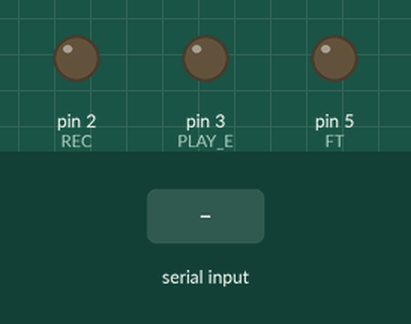
Recording of a sketch running on a simulated Arduino Uno, built with avr-gcc and run on an emulated ATmega328P. Shown: output pins drawn as LEDs (lit = HIGH). The inputs (shaded band) are chosen by the test bench. What the sketch prints to the serial monitor is not drawn.

Above: at 1.2 s.
1.3 s: "p" received over Serial
At 1.51 s:
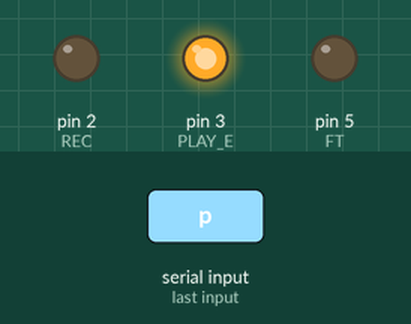
Timing chart, 0 to 4.3 s (numbered marks = the images above; inputs shaded):
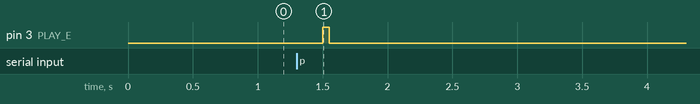

The sketch:

initial_testing_code.ino
```cpp
#define PLAY_E 3 // pin 3 is used for playback-edge trigger
#define REC 2 // pin 2 is used for recording
#define FT 5 // pin 5 is used for feed through
// and will NOT record
#define recordTime 5000 // recording time 5 seconds can be extended upto 10 seconds
#define playTime 8000 // playback time 8 seconds

void setup()
{
 pinMode(PLAY_E,OUTPUT);// set the PLAY_e pin as output
 pinMode(REC,OUTPUT);// set the REC pin as output
 pinMode(FT,OUTPUT);// set the FT pin as output
 Serial.begin(9600);// set up Serial monitor
}
void loop() {
   while (Serial.available() > 0) {
         char inChar = (char)Serial.read();
           if(inChar =='p' || inChar =='P'){
           digitalWrite(PLAY_E, HIGH);
           delay(50);
           digitalWrite(PLAY_E, LOW);
             Serial.println("Started playback");
           delay(playTime);
             Serial.println("Ended playback");
           break;
           }
           else if(inChar =='r' || inChar =='R'){
             digitalWrite(REC, HIGH);
             Serial.println("Started recording");
             delay(recordTime);
             digitalWrite(REC, LOW);
             Serial.println("Stopped recording");
           }

     Serial.println("###Serial Monitor Exited");
   }
Serial.println("### Enter r to record, p to play");
 delay(500);
}
```

Measured:
- after the input at 1.3 s, pin 3 (PLAY_E): LOW → HIGH after 0.20 s, → LOW 0.05 s later
